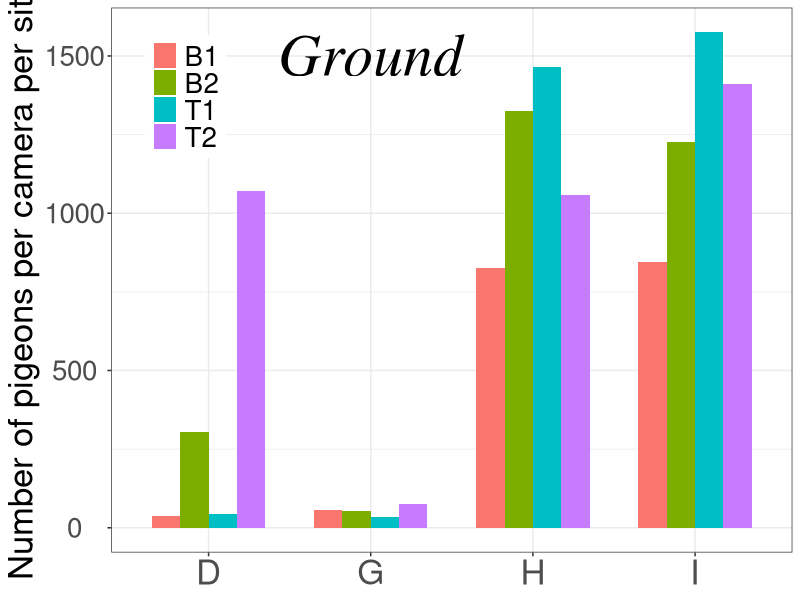

Write the R code that produced this figure.
# author: Kwan Yu Chuk

library(ggplot2)

# example 1
# this code is to create a bar chart with legend and annotate
# data were grouped by site and colours were identical
ground <- read.csv("ground.csv", stringsAsFactors = T)
head(ground)

ground_p <- ggplot(ground, aes(x=site, y=count, fill=survey)) + 
  geom_bar(position="dodge", stat="identity", width = 0.7) + 
  labs(y="Number of pigeons per camera per site") + 
  xlab(NULL)+
  
  theme_bw() + 
  theme(legend.position=c(0.05, 0.95),
        legend.justification = c(0, 1),
        legend.text = element_text(size = 20),
        legend.title = element_blank(),
        axis.text.x = element_text(size = 25, hjust = 0.5),
        axis.text.y = element_text(size = 20, hjust = 0.5),
        axis.title.y = element_text(size = 25))
ground_p + annotate('text', x = 2, y = 1500, label = 'Ground', family = 'serif', fontface = 'italic', size = 15)
